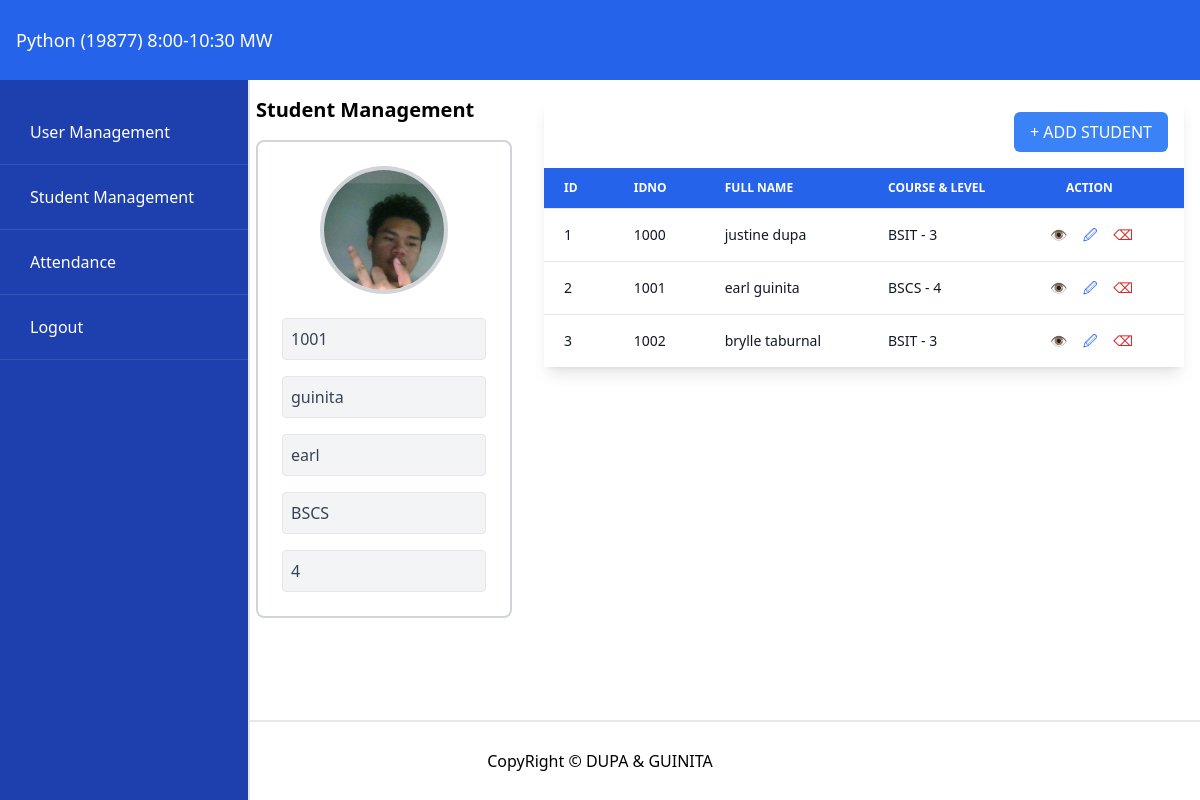
/view_student/1001, run on the app's committed database.
### tables this page shows
CREATE TABLE students(
id integer primary key autoincrement,
idno varchar(10) unique,
lastname varchar(50),
firstname varchar(50),
course varchar(10),
level varchar(5),
image varchar(25));

### app.py (the view)
@app.route('/view_student/<idno>')
def view_student(idno):
    student = getRecord("students", idno=idno)
    if not student:
        flash("Student not found.", "error")
        return redirect(url_for('dashboard'))
    student = student[0]
    students = getAll('students')
    return render_template('studentMngt.html', student=student, studentlist=students)

### db/dbhelper.py (called while the page is built)
def getProcess(sql, vals) -> list:
    conn = connect(database)
    conn.row_factory = Row
    cursor = conn.cursor()
    cursor.execute(sql, vals)
    data = cursor.fetchall()
    cursor.close()
    conn.close()
    return data

def getAll(table) -> list:
    sql = f"SELECT * FROM {table}"
    return getProcess(sql, [])

def getRecord(table, **kwargs) -> list:
    keys = list(kwargs.keys())
    vals = list(kwargs.values())
    flds = []
    for key in keys:
        flds.append(f"{key} =?")
    fields = " AND ".join(flds)
    sql = f"SELECT * FROM {table} WHERE {fields}"
    return getProcess(sql, vals)

### templates/studentMngt.html (shortened to what this page needs)
<!DOCTYPE html>
<html lang="en">
  <head>
    <script src="https://cdn.tailwindcss.com"></script>
    <link rel="stylesheet" href="../static/css/style.css" />
  </head>
  <body>
    <header
      class="w-full h-[10vh] min-h-[60px] flex items-center bg-blue-600 px-4 fixed top-0 left-0 z-50"
    >
      <p class="text-white text-sm sm:text-base md:text-lg">
        Python (19877) 8:00-10:30 MW
      </p>
    </header>
    <aside id="sidebar">
      <a href="{{ url_for('admin') }}">User Management</a>
      <a href="{{ url_for('dashboard') }}">Student Management</a>
      <a href="{{ url_for('attendance')}}">Attendance</a>
      <a href="{{ url_for('signin') }}">Logout</a>
    </aside>
    <div class="content-wrapper">
      <div class="hidden lg:flex h-full">
        <div class="w-[30%] p-4 overflow-y-auto">
          <p class="text-xl font-semibold text-black mb-4">
            Student Management
          </p>
          <div class="bg-white border-2 border-gray-300 rounded-lg p-6">
            <div class="w-full flex justify-center mb-6">
              {% if student and student['image'] %}
              <img
                src="{{ url_for('static', filename='uploads/' + student['image']) }}"
                alt="student-photo"
                class="w-32 h-32 rounded-full object-cover border-4 border-gray-300"
              />
              {% else %}
              <img
                src="https://cdn-icons-png.flaticon.com/512/3135/3135715.png"
                alt="user-icon"
                class="w-16 h-16"
              />
              {% endif %}
            </div>
            <div class="w-full flex flex-col gap-4">
              <input
                type="text"
                class="border p-2 rounded w-full bg-gray-100 text-gray-700 cursor-not-allowed"
                value="{% if student %}{{ student['idno'] }}{% else %}IDNO{% endif %}"
                readonly
              />
              <input
                type="text"
                class="border p-2 rounded w-full bg-gray-100 text-gray-700 cursor-not-allowed"
                value="{% if student %}{{ student['lastname'] }}{% else %}Last Name{% endif %}"
                readonly
              />
              <input
                type="text"
                class="border p-2 rounded w-full bg-gray-100 text-gray-700 cursor-not-allowed"
                value="{% if student %}{{ student['firstname'] }}{% else %}First Name{% endif %}"
                readonly
              />
              <input
                type="text"
                class="border p-2 rounded w-full bg-gray-100 text-gray-700 cursor-not-allowed"
                value="{% if student %}{{ student['course'] }}{% else %}Course{% endif %}"
                readonly
              />
              <input
                type="text"
                class="border p-2 rounded w-full bg-gray-100 text-gray-700 cursor-not-allowed"
                value="{% if student %}{{ student['level'] }}{% else %}Level{% endif %}"
                readonly
              />
            </div>
          </div>
        </div>
        <div class="w-[70%] p-4 overflow-y-auto">
          <div class="bg-white rounded-lg shadow-lg">
            <div class="flex justify-end p-4">
              <a
                href="{{ url_for('add_student_page') }}"
                class="text-white px-4 py-2 rounded-md bg-blue-500 hover:bg-blue-600"
              >
                + ADD STUDENT
              </a>
            </div>
            <div class="overflow-x-auto">
              <table class="min-w-full divide-y divide-gray-200">
                <thead class="bg-blue-600">
                  <tr>
                    <th
                      class="px-3 lg:px-5 py-3 text-left text-xs font-semibold text-white uppercase"
                    >
                      ID
                    </th>
                    <th
                      class="px-3 lg:px-5 py-3 text-left text-xs font-semibold text-white uppercase"
                    >
                      IDNO
                    </th>
                    <th
                      class="px-4 py-3 text-left text-xs font-semibold text-white uppercase whitespace-nowrap xl:hidden"
                    >
                      FULL NAME
                    </th>
                    <th
                      class="px-3 py-3 text-left text-xs font-semibold text-white uppercase whitespace-nowrap xl:hidden"
                    >
                      COURSE & LEVEL
                    </th>
                    <th
                      class="px-4 lg:px-8 py-3 text-left text-xs font-semibold text-white uppercase"
                    >
                      ACTION
                    </th>
                  </tr>
                </thead>
                <tbody class="bg-white divide-y divide-gray-200">
                  {% if studentlist %} {% for stud in studentlist %}
                  <tr>
                    <td class="px-3 lg:px-5 py-4 text-sm text-gray-900">
                      {{ loop.index }}
                    </td>
                    <td class="px-3 lg:px-5 py-4 text-sm text-gray-900">
                      {{ stud['idno'] }}
                    </td>
                    <td class="px-4 py-4 text-sm text-gray-900 xl:hidden">
                      {{ stud['firstname'] }} {{ stud['lastname'] }}
                    </td>
                    <td class="px-3 py-4 text-sm text-gray-900 xl:hidden">
                      {{ stud['course'] }} - {{ stud['level'] }}
                    </td>
                    <td class="px-4 py-4 text-sm whitespace-nowrap">
                      <a
                        href="{{ url_for('view_student', idno=stud['idno']) }}"
                        class="text-green-600 hover:text-green-800 mr-3"
                        >👁️</a
                      >
                      <a
                        href="{{ url_for('update_student', idno=stud['idno']) }}"
                        class="text-blue-600 hover:text-blue-800 mr-3"
                        >&#128393;</a
                      >
                      <a
                        href="{{ url_for('delete_student', idno=stud['idno']) }}"
                        onclick="return confirm('Are you sure you want to delete this student?')"
                        class="text-red-600 hover:text-red-800"
                        >&#9003;</a
                      >
                    </td>
                  </tr>
                  {% endfor %} {% else %}
                  <tr>
                    <td colspan="9" class="px-6 py-4 text-center text-gray-500">
                      No students found
                    </td>
                  </tr>
                  {% endif %}
                </tbody>
              </table>
            </div>
          </div>
        </div>
      </div>
    </div>
    <footer
      class="w-full h-[10vh] min-h-[60px] flex justify-center items-center border-t-2 border-t-gray-200 fixed bottom-0 left-0 bg-white"
    >
      <p class="text-xs sm:text-sm md:text-base text-center">
        CopyRight &copy; DUPA & GUINITA
      </p>
    </footer>
  </body>
</html>

### static/css/style.css (style rules this page uses)
html, body { width: 100%; height: 100%; padding: 0; margin: 0; }
#sidebar { position: fixed; top: 10vh; left: -300px; width: 280px; height: calc(90vh - 10vh); background-color: #1e40af; transition: left 0.3s ease; z-index: 50; padding-top: 20px; box-shadow: 2px 0 10px rgba(0, 0, 0, 0.3); overflow-y: auto; }
#sidebar a { display: block; color: white; padding: 20px 30px; text-decoration: none; font-size: 16px; transition: background-color 0.3s ease; border-bottom: 1px solid rgba(255, 255, 255, 0.1); }
.content-wrapper { position: fixed; top: 10vh; left: 0; right: 0; bottom: 10vh; overflow-y: auto; }
@media (min-width: 1024px) { #sidebar { position: fixed; left: 0; width: 20%; min-width: 250px; top: 10vh; height: calc(90vh); box-shadow: none; border-right: 2px solid #e5e7eb; } }
@media (min-width: 1024px) { .content-wrapper { left: 20%; } }

### data on the page
students: image (picture), idno "1001", lastname "guinita", firstname "earl", course "BSCS", level "4"
students: idno "1000", firstname "justine", lastname "dupa", course "BSIT", level "3"
students: idno "1002", firstname "brylle", lastname "taburnal", course "BSIT", level "3"
